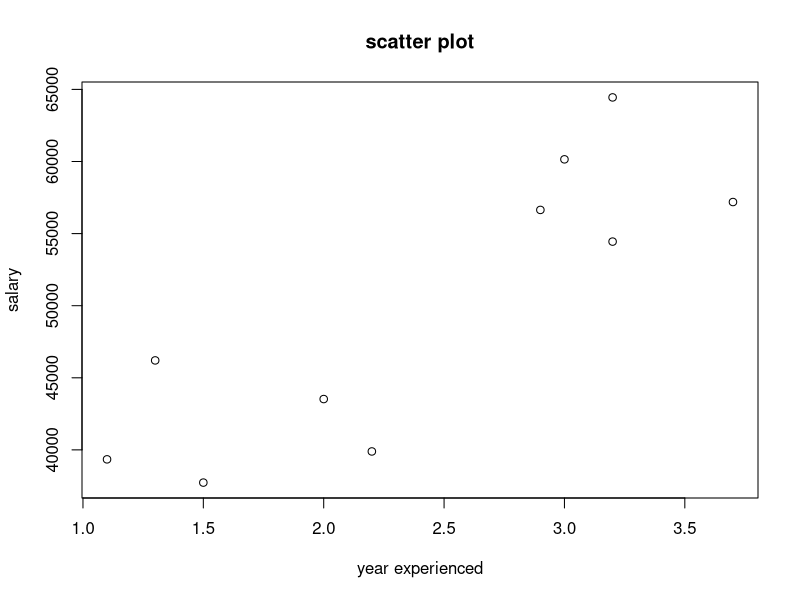
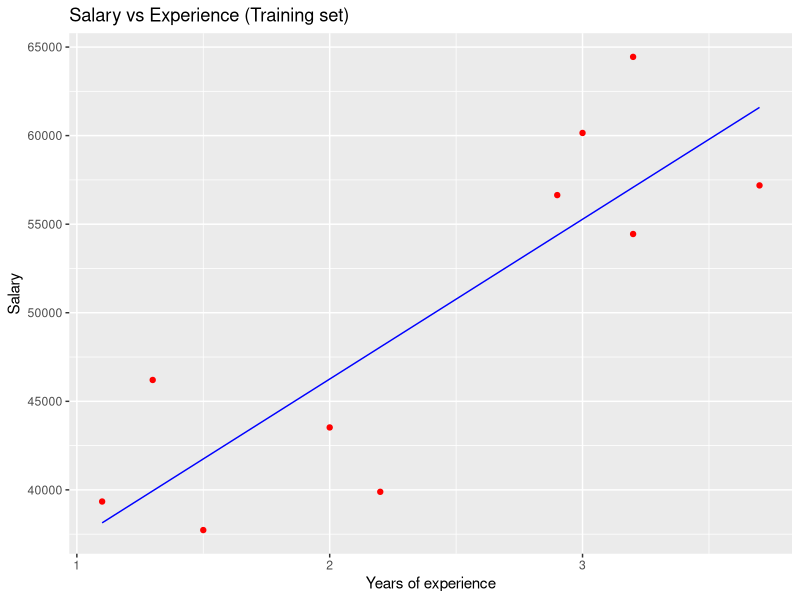
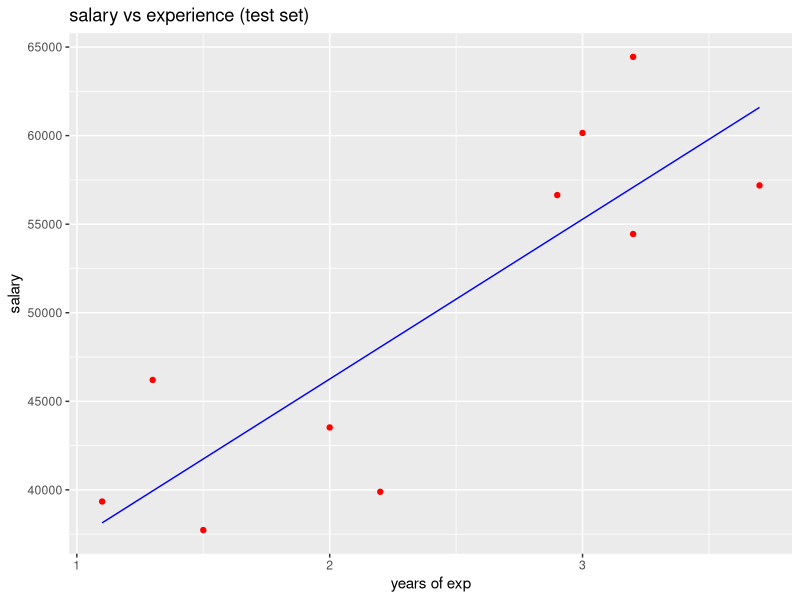

R code for these plots, in order:
# first we convert data values into r

data <- data.frame(
  Years_Exp = c(1.1, 1.3, 1.5, 2.0, 2.2, 2.9, 3.0, 3.2, 3.2, 3.7),
  salary = c(39343.00, 46205.00, 37731.00, 43525.00,
             39891.00, 56642.00, 60150.00, 54445.00, 64445.00, 57189.00)
)

# scatter plot of the given dataset

plot(data$Years_Exp, data$salary,
     xlab = "year experienced",
     ylab = "salary",
     main = "scatter plot" )

#implement simple linear regression

install.packages('caTools')
library(caTools)
split = sample.split(data$salary, SplitRatio = 0.7)
trainingset = subset(data, split = TRUE)
testset = subset(data, split = FALSE)

# fitting simple linear regression to the training set

lm.r = lm(formula = salary~Years_Exp, data = trainingset)
summary(lm.r)

# predict values using predict function

new_data <- data.frame(Years_Exp = c(4.0, 4.5, 5.0))
predicted_salaries <- predict(lm.r, newdata = new_data)
print(predicted_salaries)

# visulizing the training set results

library(ggplot2)

ggplot(trainingset, aes(x = Years_Exp, y = salary)) +  # Define aesthetics in ggplot
  geom_point(colour = 'red') +  # Point layer with color
  geom_line(aes(x = Years_Exp, y = predict(lm.r, newdata = trainingset)), colour = 'blue') +  # Line layer with predicted values
  ggtitle('Salary vs Experience (Training set)') +
  xlab('Years of experience') +
  ylab('Salary')

# visualizing the testing set results
library(ggplot2)
ggplot(testset, aes(x=Years_Exp, y= salary))+
  geom_point(color = 'red') +
  geom_line(aes(x = Years_Exp, y= predict(lm.r, newdata = trainingset)),color = 'blue')+
  ggtitle('salary vs experience (test set)')+
  xlab('years of exp')+
  ylab('salary')
